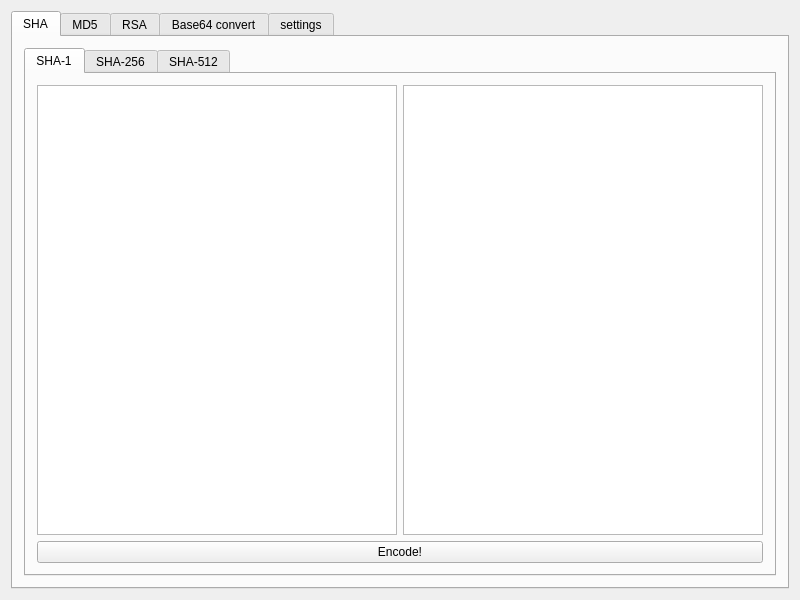
<?xml version="1.0" encoding="UTF-8"?>
<ui version="4.0">
 <class>QuickSSLClass</class>
 <widget class="QMainWindow" name="QuickSSLClass">
  <property name="geometry">
   <rect>
    <x>0</x>
    <y>0</y>
    <width>800</width>
    <height>600</height>
   </rect>
  </property>
  <property name="windowTitle">
   <string>QuickSSL</string>
  </property>
  <widget class="QWidget" name="centralWidget">
   <layout class="QGridLayout" name="gridLayout">
    <item row="0" column="0">
     <widget class="QTabWidget" name="tabWidget">
      <property name="currentIndex">
       <number>0</number>
      </property>
      <widget class="QWidget" name="SHA">
       <attribute name="title">
        <string>SHA</string>
       </attribute>
       <layout class="QGridLayout" name="gridLayout_2">
        <item row="0" column="0">
         <widget class="QTabWidget" name="sha">
          <property name="currentIndex">
           <number>0</number>
          </property>
          <widget class="QWidget" name="sha1">
           <attribute name="title">
            <string>SHA-1</string>
           </attribute>
           <layout class="QGridLayout" name="gridLayout_3">
            <item row="0" column="0">
             <layout class="QGridLayout" name="gridLayout_4">
              <item row="0" column="0">
               <layout class="QHBoxLayout" name="horizontalLayout">
                <item>
                 <widget class="QPlainTextEdit" name="sha1_source"/>
                </item>
                <item>
                 <widget class="QPlainTextEdit" name="sha1_encoded"/>
                </item>
               </layout>
              </item>
              <item row="1" column="0">
               <widget class="QPushButton" name="sha1_encode">
                <property name="text">
                 <string>Encode!</string>
                </property>
               </widget>
              </item>
             </layout>
            </item>
           </layout>
          </widget>
          <widget class="QWidget" name="sha256">
           <attribute name="title">
            <string>SHA-256</string>
           </attribute>
           <layout class="QGridLayout" name="gridLayout_6">
            <item row="0" column="0">
             <layout class="QGridLayout" name="gridLayout_5">
              <item row="0" column="0">
               <layout class="QHBoxLayout" name="horizontalLayout_2">
                <item>
                 <widget class="QPlainTextEdit" name="sha256_source"/>
                </item>
                <item>
                 <widget class="QPlainTextEdit" name="sha256_encoded"/>
                </item>
               </layout>
              </item>
              <item row="1" column="0">
               <widget class="QPushButton" name="sha256_encode">
                <property name="text">
                 <string>Encode!</string>
                </property>
               </widget>
              </item>
             </layout>
            </item>
           </layout>
          </widget>
          <widget class="QWidget" name="sha512">
           <attribute name="title">
            <string>SHA-512</string>
           </attribute>
           <layout class="QGridLayout" name="gridLayout_8">
            <item row="0" column="0">
             <layout class="QGridLayout" name="gridLayout_7">
              <item row="0" column="0">
               <layout class="QHBoxLayout" name="horizontalLayout_3">
                <item>
                 <widget class="QPlainTextEdit" name="sha512_source"/>
                </item>
                <item>
                 <widget class="QPlainTextEdit" name="sha512_encoded"/>
                </item>
               </layout>
              </item>
              <item row="1" column="0">
               <widget class="QPushButton" name="sha512_encode">
                <property name="text">
                 <string>Encode!</string>
                </property>
               </widget>
              </item>
             </layout>
            </item>
           </layout>
          </widget>
         </widget>
        </item>
       </layout>
      </widget>
      <widget class="QWidget" name="MD5">
       <attribute name="title">
        <string>MD5</string>
       </attribute>
       <layout class="QGridLayout" name="gridLayout_10">
        <item row="0" column="0">
         <layout class="QGridLayout" name="gridLayout_9">
          <item row="1" column="0">
           <layout class="QHBoxLayout" name="horizontalLayout_5">
            <item>
             <widget class="QPushButton" name="md5_encode">
              <property name="text">
               <string>Encode!</string>
              </property>
             </widget>
            </item>
           </layout>
          </item>
          <item row="0" column="0">
           <layout class="QHBoxLayout" name="horizontalLayout_4">
            <item>
             <widget class="QPlainTextEdit" name="md5_source"/>
            </item>
            <item>
             <widget class="QPlainTextEdit" name="md5_encoded"/>
            </item>
           </layout>
          </item>
         </layout>
        </item>
       </layout>
      </widget>
      <widget class="QWidget" name="RSA">
       <attribute name="title">
        <string>RSA</string>
       </attribute>
       <layout class="QGridLayout" name="gridLayout_11">
        <item row="0" column="0">
         <widget class="QTabWidget" name="rsa">
          <property name="currentIndex">
           <number>0</number>
          </property>
          <widget class="QWidget" name="gen">
           <attribute name="title">
            <string>RSA generate</string>
           </attribute>
           <layout class="QVBoxLayout" name="verticalLayout">
            <item>
             <layout class="QHBoxLayout" name="horizontalLayout_7">
              <item>
               <widget class="QLabel" name="bits">
                <property name="text">
                 <string>Bits:</string>
                </property>
               </widget>
              </item>
              <item>
               <widget class="QComboBox" name="bitsettings">
                <property name="currentIndex">
                 <number>0</number>
                </property>
                <item>
                 <property name="text">
                  <string>1024 bits (fastest but not too safe)</string>
                 </property>
                </item>
                <item>
                 <property name="text">
                  <string>2048 bits (fast and safe) (recommended)</string>
                 </property>
                </item>
                <item>
                 <property name="text">
                  <string>4096 bits (safest but slowest)</string>
                 </property>
                </item>
               </widget>
              </item>
             </layout>
            </item>
            <item>
             <widget class="QPushButton" name="rsa_gen">
              <property name="text">
               <string>Generate Private &amp;&amp; Public Key</string>
              </property>
             </widget>
            </item>
           </layout>
          </widget>
          <widget class="QWidget" name="crypto">
           <attribute name="title">
            <string>RSA encrypt/decrypt</string>
           </attribute>
           <layout class="QGridLayout" name="gridLayout_15">
            <item row="0" column="0">
             <widget class="QLabel" name="label_2">
              <property name="text">
               <string>&lt;html&gt;&lt;head/&gt;&lt;body&gt;&lt;p&gt;The author is so lazy that he didn't even keep a line of code.&lt;/p&gt;&lt;p&gt;(In fact, he didn't know how to do it.)&lt;/p&gt;&lt;/body&gt;&lt;/html&gt;</string>
              </property>
              <property name="alignment">
               <set>Qt::AlignCenter</set>
              </property>
             </widget>
            </item>
           </layout>
          </widget>
         </widget>
        </item>
       </layout>
      </widget>
      <widget class="QWidget" name="base64">
       <attribute name="title">
        <string>Base64 convert</string>
       </attribute>
       <layout class="QGridLayout" name="gridLayout_14">
        <item row="1" column="1">
         <layout class="QGridLayout" name="gridLayout_12">
          <item row="1" column="0">
           <layout class="QHBoxLayout" name="horizontalLayout_9">
            <item>
             <widget class="QPushButton" name="base64_encode">
              <property name="text">
               <string>Encode! (--&gt;)</string>
              </property>
             </widget>
            </item>
            <item>
             <widget class="QPushButton" name="base64_decode">
              <property name="text">
               <string>Decode! (&lt;--)</string>
              </property>
             </widget>
            </item>
           </layout>
          </item>
          <item row="0" column="0">
           <layout class="QHBoxLayout" name="horizontalLayout_8">
            <item>
             <widget class="QPlainTextEdit" name="base64_source"/>
            </item>
            <item>
             <widget class="QPlainTextEdit" name="base64_encoded"/>
            </item>
           </layout>
          </item>
         </layout>
        </item>
       </layout>
      </widget>
      <widget class="QWidget" name="settings">
       <attribute name="title">
        <string>settings</string>
       </attribute>
       <layout class="QGridLayout" name="gridLayout_13">
        <item row="0" column="0">
         <layout class="QFormLayout" name="formLayout">
          <item row="0" column="0">
           <widget class="QLabel" name="label">
            <property name="text">
             <string>Language:</string>
            </property>
           </widget>
          </item>
          <item row="0" column="1">
           <widget class="QLineEdit" name="locale"/>
          </item>
         </layout>
        </item>
        <item row="1" column="0">
         <layout class="QHBoxLayout" name="horizontalLayout_6">
          <item>
           <widget class="QPushButton" name="save">
            <property name="text">
             <string>save</string>
            </property>
           </widget>
          </item>
         </layout>
        </item>
       </layout>
      </widget>
     </widget>
    </item>
   </layout>
  </widget>
 </widget>
 <layoutdefault spacing="6" margin="11"/>
 <resources>
  <include location="quickssl.qrc"/>
 </resources>
 <connections/>
</ui>
